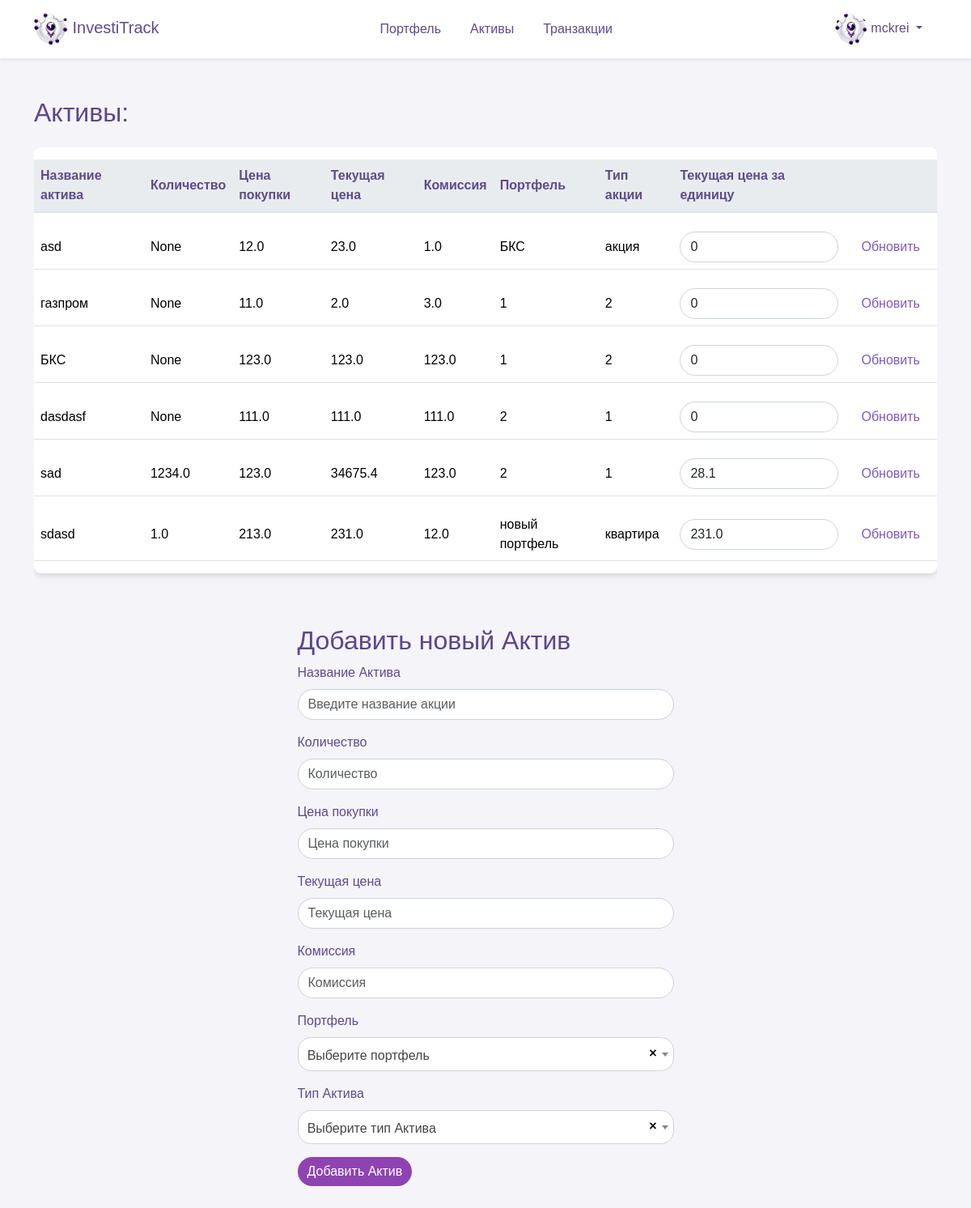
Screenshot of /asset (signed in) with the database file from the repository.
### database/models.py (models this page shows, shortened)
class User(Base):
    __tablename__ = "user"
    id = Column(Integer, primary_key=True)
    username = Column(String, unique=True)
    email = Column(String, unique=True)
    password = Column(String)
    asset_types = relationship("AssetType", back_populates="user")
    portfolios = relationship("Portfolio", back_populates="user")

class Asset(Base):
    __tablename__ = "asset"
    id = Column(Integer, primary_key=True)
    name = Column(String)
    quantity = Column(Float)
    purchase_price = Column(Float)
    current_price = Column(Float)
    commission = Column(Float)
    portfolio_id = Column(Integer, ForeignKey("portfolio.id"))
    asset_type_id = Column(Integer, ForeignKey("asset_type.id"))
    portfolio = relationship("Portfolio", back_populates="assets")
    asset_type = relationship("AssetType", back_populates="assets")
    transactions = relationship("Transaction", back_populates="asset")

class Portfolio(Base):
    __tablename__ = "portfolio"
    id = Column(Integer, primary_key=True)
    name = Column(String)
    description = Column(String)
    user_id = Column(Integer, ForeignKey("user.id"))
    user = relationship("User", back_populates="portfolios")
    assets = relationship("Asset", back_populates="portfolio")

class AssetType(Base):
    __tablename__ = "asset_type"
    id = Column(Integer, primary_key=True)
    name = Column(String)
    user_id = Column(Integer, ForeignKey("user.id"))
    user = relationship("User", back_populates="asset_types")
    assets = relationship("Asset", back_populates="asset_type")

### asset/router.py (the view)
@router.get("/", response_model=list[AssetOut])
async def get_assets(
    session: AsyncSession = Depends(get_session), user: User = Depends(get_current_user)
):
    assets = await CRUDAsset.get_all_by_user_id(session, user.id)
    return assets

### frontend/template/page/asset.html (shortened to what this page needs)
{% extends "base/base.html" %}
{% block content %}
<div class="row">
  <div class="col-12">
    <h2 class="mb-4">Активы:</h2>
    <div class="table-responsive">
      <table class="table table-hover table-shadow table-rounded">
        <thead>
          <tr>
            <th scope="col">Название актива</th>
            <th scope="col">Количество</th>
            <th scope="col">Цена покупки</th>
            <th scope="col">Текущая цена</th>
            <th scope="col">Комиссия</th>
            <th scope="col">Портфель</th>
            <th scope="col">Тип акции</th>
            <th scope="col">Текущая цена за единицу</th>
            <th scope="col"> </th>
          </tr>
        </thead>
        <tbody>
          {% for asset in data["assets"] %}
          <tr>
            <form action="/update-asset-price" method="post">
              <td>{{asset["asset_name"]}}</td>
              <td>{{asset["quantity"]}}</td>
              <td>{{asset["purchase_price"]}}</td>
              <td>{{asset["current_price"]}}</td>
              <td>{{asset["commission"]}}</td>
              <td>{{asset["portfolio_name"]}}</td>
              <td>{{asset["asset_type"]}}</td>
              <td>
                <input type="number" name="current_price_per_unit" value="{{asset["price_one"]}}"
                  class="form-control" />
              </td>
              <td>
                <button type="submit" class="btn">Обновить</button>
              </td>
            </form>
          </tr>
          {% endfor %}
        </tbody>
      </table>
    </div>
  </div>
</div>
<div class="d-flex justify-content-center">
  <div class="mt-5 col-lg-5">
    <h2>Добавить новый Актив</h2>
    <form action="/asset" method="post">
      <div class="mb-3">
        <label for="name" class="form-label">Название Актива</label>
        <input type="text" class="form-control" id="name" name="name" placeholder="Введите название акции" required>
      </div>
      <div class="mb-3">
        <label for="quantity" class="form-label">Количество</label>
        <input type="number" class="form-control" id="quantity" name="quantity" placeholder="Количество" required>
      </div>
      <div class="mb-3">
        <label for="purchase_price" class="form-label">Цена покупки</label>
        <input type="number" class="form-control" id="purchase_price" name="purchase_price" placeholder="Цена покупки"
          required>
      </div>
      <div class="mb-3">
        <label for="current_price" class="form-label">Текущая цена</label>
        <input type="number" class="form-control" id="current_price" name="current_price" placeholder="Текущая цена"
          required>
      </div>
      <div class="mb-3">
        <label for="commission" class="form-label">Комиссия</label>
        <input type="number" class="form-control" id="commission" name="commission" placeholder="Комиссия">
      </div>
      <div class="mb-3">
        <label for="portfolio_name" class="form-label">Портфель</label>
      </div>
      <div class="mb-3">
        <label for="asset_type_name" class="form-label">Тип Актива</label>
      </div>
      <button type="submit" class="btn btn-primary">Добавить Актив</button>
    </form>
  </div>
</div>
{% endblock %}

### frontend/template/base/base.html (shortened to what this page needs)
<!DOCTYPE html>
<html lang="ru">
<head>{% include 'base/head.html' %}</head>
<body>
  {% include 'base/nav.html' %}
  <div class="container my-5">
    {% block content %}{% endblock %}
  </div>
</body>
</html>

### frontend/template/base/head.html (shortened to what this page needs)
<head>
  <link rel="stylesheet" href="https://cdn.jsdelivr.net/npm/bootstrap@5.3.2/dist/css/bootstrap.min.css">
  <link href="https://cdn.jsdelivr.net/npm/select2@4.1.0-rc.0/dist/css/select2.min.css" rel="stylesheet" />
  <link rel="stylesheet" href="/assets/css/base.css">
</head>

### frontend/template/base/nav.html (shortened to what this page needs)
<nav class="navbar navbar-expand-lg navbar-light shadow-sm">
    <div class="container">
      <a class="navbar-brand" href="/">
        <img src="/assets/img/logo2.png" alt="InvestiTrack Logo" id="brand-logo" style="max-height: 40px;"> InvestiTrack
      </a>
      <div class="collapse navbar-collapse" id="navbarNav">
        {% if user %}
        <ul class="navbar-nav mx-auto">
          <li class="nav-item {% if request_path == '/portfolio' %}active{% endif %}">
            <a class="nav-link" href="/portfolio">Портфель</a>
          </li>
          <li class="nav-item {% if request_path == '/asset' %}active{% endif %}">
            <a class="nav-link" href="/asset">Активы</a>
          </li>
          <li class="nav-item {% if request_path == '/transaction' %}active{% endif %}">
            <a class="nav-link" href="/transaction">Транзакции</a>
          </li>
        </ul>
        <ul class="navbar-nav">
          <li class="nav-item dropdown">
            <a class="nav-link dropdown-toggle" href="#" id="navbarDropdownMenuLink" data-bs-toggle="dropdown"
              aria-expanded="false">
              <img src="/assets/img/logo2.png" alt="Профиль" style="border-radius: 50%; width: 40px; height: 40px;">
              {{user.username}}
            </a>
          </li>
        </ul>
        {% endif %}
      </div>
    </div>
</nav>

### frontend/assets/css/base.css (style rules this page uses)
body { margin: 0; font-family: 'Nunito Sans', Arial, sans-serif; background-color: #f4f4f9; }
.navbar { background-color: #ffffff; box-shadow: 0 4px 6px rgba(0, 0, 0, 0.1); }
.navbar-brand, .nav-link { color: #5e4b8b !important; }
.nav-link { margin: 0 10px; border-radius: 20px; transition: background-color 0.3s, color 0.3s; }
h2 { color: #5b468d; }
.table { background-color: #ffffff; color: #5e4b8b; border-collapse: separate; border-spacing: 0 15px; }
.table th, .table td { border-top: none !important; vertical-align: middle; }
.table thead th { background-color: #e9ecef; color: #5e4b8b; border-bottom: 2px solid #dee2e6; }
.table .btn, .table a { color: #7e57c2; transition: color 0.3s; }
.table td { padding: .5rem; }
.table-rounded { border-radius: .5rem; overflow: hidden; }
.table-shadow { box-shadow: 0 4px 6px rgba(0, 0, 0, 0.1); }
.form-label { color: #5e4b8b; }
.form-control { border-radius: 20px; border: 1px solid #ced4da; transition: border-color 0.3s, box-shadow 0.3s; }
.btn { border-radius: 20px; }
.btn-primary { background-color: #8e44b0; border: none; color: #ffffff; transition: background-color 0.3s, color 0.3s, box-shadow 0.3s; }

### rows the page displays
User: username "mckrei"
Asset: asset_name "asd", quantity "None", purchase_price "12.0", current_price "23.0", commission "1.0", portfolio_name "БКС", asset_type "акция", current_price_per_unit "0"
Asset: asset_name "газпром", quantity "None", purchase_price "11.0", current_price "2.0", commission "3.0", portfolio_name "1", asset_type "2", current_price_per_unit "0"
Asset: asset_name "БКС", quantity "None", purchase_price "123.0", current_price "123.0", commission "123.0", portfolio_name "1", asset_type "2", current_price_per_unit "0"
Asset: asset_name "dasdasf", quantity "None", purchase_price "111.0", current_price "111.0", commission "111.0", portfolio_name "2", asset_type "1", current_price_per_unit "0"
Asset: asset_name "sad", quantity "1234.0", purchase_price "123.0", current_price "34675.4", commission "123.0", portfolio_name "2", asset_type "1", current_price_per_unit "28.1"
Asset: asset_name "sdasd", quantity "1.0", purchase_price "213.0", current_price "231.0", commission "12.0", portfolio_name "новый портфель", asset_type "квартира", current_price_per_unit "231.0"
